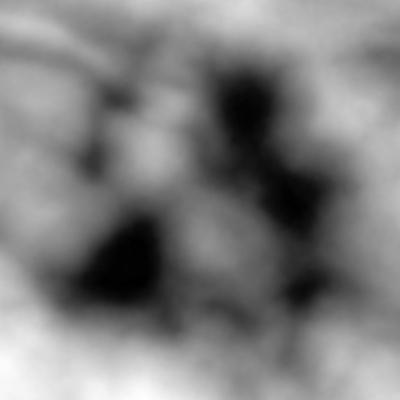
#> input picture examples/lidar-dem/dem.tif, 400 x 400 px; the run also reads 1 picture not shown here
$ jupyter execute --allow-errors lidar.ipynb   (shell and % lines are left out)   (text cells are left out)
#> lines starting #> are read from the running program, lines starting #| are printed output that depends on the picture; pictures that were not available may be replaced by others from this repository, and a replacement may not be noted
[cell 1]
import os
import zipfile
import tarfile
import shutil
import urllib.request

[cell 2]
work_dir = os.path.join(os.path.expanduser("~"), "lidar")
if not os.path.exists(work_dir):
    os.mkdir(work_dir)
# os.chdir(work_dir)
print("Working directory: {}".format(work_dir))

[cell 3]
url = "https://github.com/giswqs/lidar/raw/master/examples/lidar-dem.zip"

[cell 4]
# download the file
zip_name = os.path.basename(url)
zip_path = os.path.join(work_dir, zip_name)

print("Downloading {} ...".format(zip_name))
urllib.request.urlretrieve(url, zip_path)
#> (this line was passed over: the network is not available in this run)
print("Downloading done.".format(zip_name))

# if it is a zip file
#> (the rest of this cell did not finish here and is left out)

[cell 5]
gfile_url = "https://drive.google.com/file/d/1c6v-ep5-klb2J32Nuu1rSyqAc8kEtmdh"

[cell 6]
file_id = gfile_url.split("/")[5]  #'1c6v-ep5-klb2J32Nuu1rSyqAc8kEtmdh'
print("Google Drive file id: {}".format(file_id))

[cell 7]
from google_drive_downloader import GoogleDriveDownloader as gdd

dest_path = "./lidar-dem.zip"  # choose a name for the downloaded file
gdd.download_file_from_google_drive(file_id, dest_path, unzip=True)
#> (this line was passed over: google_drive_downloader is not available in this run)

[cell 8]
import lidar

[cell 9]
data_dir = "./lidar-dem/"
print(os.listdir(data_dir))

[cell 10]
out_dir = os.path.join(os.getcwd(), "temp")

if not os.path.exists(out_dir):
    os.mkdir(out_dir)

[cell 11]
min_size = 1000  # minimum number of pixels as a depression
min_depth = 0.3  # minimum depth as a depression
interval = 0.3  # slicing interval for the level-set method
bool_shp = False  # output shapefiles for each individual level

[cell 12]
# extracting sinks based on user-defined minimum depression size
in_dem = os.path.join(data_dir, "dem.tif")
out_dem = os.path.join(out_dir, "median.tif")
#> (the rest of this cell did not finish here and is left out)

#> (a cell that did not finish here is left out)

#> (a cell that did not finish here is left out)

[cell 15]
print("Results are saved in: {}".format(out_dir))
print(os.listdir(out_dir))

[cell 16]
# comment out the third line (%matplotlib inline) if you run the tutorial in other IDEs other than Jupyter Notebook
import matplotlib.pyplot as plt
import imageio

[cell 17]
raster = imageio.imread(os.path.join(data_dir, "dem.tif"))
#> raster is the input picture: shape (400, 400) float32; min 379.7, max 410.8, mean 395
plt.imshow(raster)
plt.show()

[cell 18]
smoothed = imageio.imread(os.path.join(out_dir, "median.tif"))
sink = imageio.imread(os.path.join(out_dir, "sink.tif"))
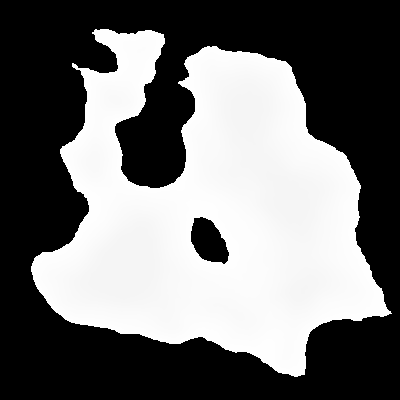
#> input picture examples/lidar-dem/sink.tif, 400 x 400 px, found by its file name
#> sink is the input picture: shape (400, 400) float32; min 0, max 395.1, mean 174.7
dep_id = imageio.imread(os.path.join(out_dir, "depression_id.tif"))
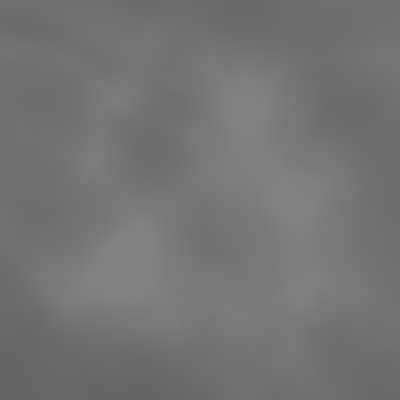
#> input picture lidar/data/dsm.tif, 400 x 400 px, given in place of depression_id.tif, which was not available
#> dep_id is the input picture: shape (400, 400) float32; min 100, max 131.1, mean 115.7
dep_level = imageio.imread(os.path.join(out_dir, "depression_level.tif"))

[cell 19]
fig = plt.figure(figsize=(16, 16))

ax1 = fig.add_subplot(2, 2, 1)
ax1.set_title("Smoothed DEM")
plt.imshow(smoothed)

ax2 = fig.add_subplot(2, 2, 2)
ax2.set_title("DEM Sinks")
plt.imshow(sink)

ax3 = fig.add_subplot(2, 2, 3)
ax3.set_title("Depression Unique ID")
plt.imshow(dep_id)

ax4 = fig.add_subplot(2, 2, 4)
ax4.set_title("Depression Level")
plt.imshow(dep_level)

plt.show()
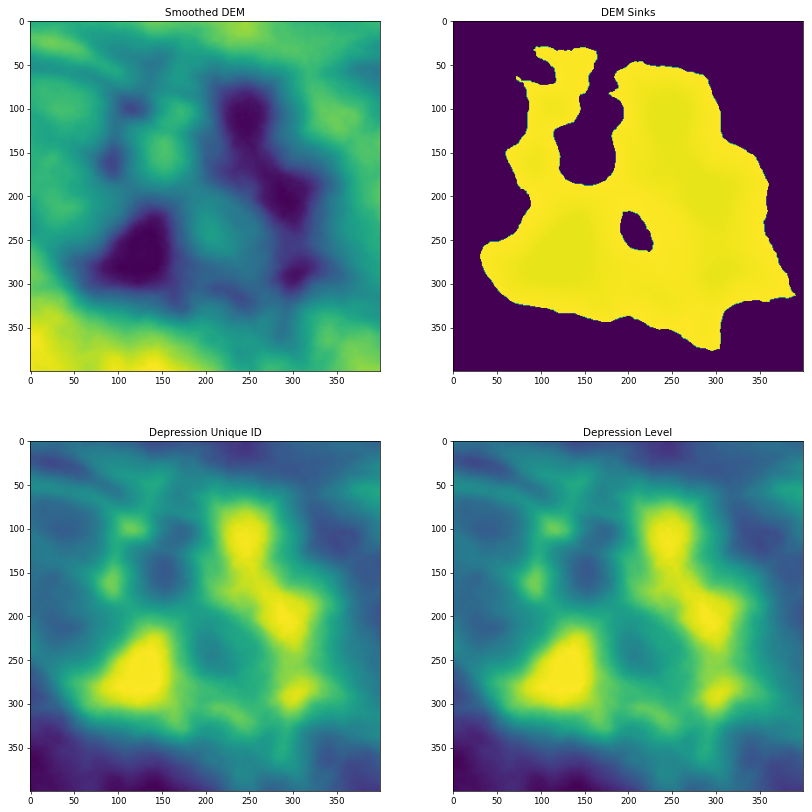
#> figure drawn by matplotlib, 4 panels
